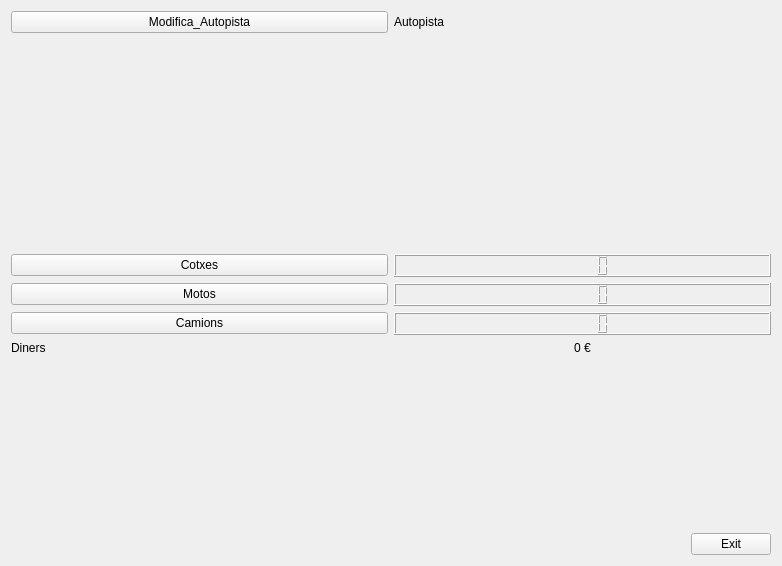
<?xml version="1.0" encoding="UTF-8"?>
<ui version="4.0">
 <class>MyForm</class>
 <widget class="QWidget" name="MyForm">
  <property name="geometry">
   <rect>
    <x>0</x>
    <y>0</y>
    <width>782</width>
    <height>566</height>
   </rect>
  </property>
  <property name="windowTitle">
   <string>MyForm</string>
  </property>
  <layout class="QVBoxLayout" name="verticalLayout_3">
   <item>
    <layout class="QHBoxLayout" name="horizontalLayout_4">
     <item>
      <widget class="QPushButton" name="pushButton_4">
       <property name="text">
        <string>Modifica_Autopista</string>
       </property>
      </widget>
     </item>
     <item>
      <widget class="myLabel" name="label">
       <property name="text">
        <string>Autopista</string>
       </property>
      </widget>
     </item>
    </layout>
   </item>
   <item>
    <spacer name="verticalSpacer">
     <property name="orientation">
      <enum>Qt::Vertical</enum>
     </property>
     <property name="sizeHint" stdset="0">
      <size>
       <width>20</width>
       <height>201</height>
      </size>
     </property>
    </spacer>
   </item>
   <item>
    <layout class="QVBoxLayout" name="verticalLayout">
     <item>
      <layout class="QHBoxLayout" name="horizontalLayout">
       <item>
        <widget class="QPushButton" name="pushButton_3">
         <property name="text">
          <string>Cotxes</string>
         </property>
        </widget>
       </item>
       <item>
        <widget class="QLCDNumber" name="lcdNumber"/>
       </item>
      </layout>
     </item>
     <item>
      <layout class="QHBoxLayout" name="horizontalLayout_2">
       <item>
        <widget class="QPushButton" name="pushButton">
         <property name="text">
          <string>Motos</string>
         </property>
        </widget>
       </item>
       <item>
        <widget class="QLCDNumber" name="lcdNumber_2"/>
       </item>
      </layout>
     </item>
     <item>
      <layout class="QHBoxLayout" name="horizontalLayout_3">
       <item>
        <widget class="QPushButton" name="pushButton_5">
         <property name="text">
          <string>Camions</string>
         </property>
        </widget>
       </item>
       <item>
        <widget class="QLCDNumber" name="lcdNumber_4"/>
       </item>
      </layout>
     </item>
    </layout>
   </item>
   <item>
    <layout class="QVBoxLayout" name="verticalLayout_2">
     <item>
      <layout class="QHBoxLayout" name="horizontalLayout_6">
       <item>
        <widget class="QLabel" name="label_3">
         <property name="text">
          <string>Diners</string>
         </property>
        </widget>
       </item>
       <item>
        <widget class="QLabel" name="label_2">
         <property name="text">
          <string>0 €</string>
         </property>
         <property name="alignment">
          <set>Qt::AlignCenter</set>
         </property>
        </widget>
       </item>
      </layout>
     </item>
     <item>
      <spacer name="verticalSpacer_2">
       <property name="orientation">
        <enum>Qt::Vertical</enum>
       </property>
       <property name="sizeHint" stdset="0">
        <size>
         <width>20</width>
         <height>40</height>
        </size>
       </property>
      </spacer>
     </item>
     <item>
      <layout class="QHBoxLayout" name="horizontalLayout_5">
       <item>
        <spacer name="horizontalSpacer">
         <property name="orientation">
          <enum>Qt::Horizontal</enum>
         </property>
         <property name="sizeHint" stdset="0">
          <size>
           <width>40</width>
           <height>20</height>
          </size>
         </property>
        </spacer>
       </item>
       <item>
        <widget class="QPushButton" name="pushButton_2">
         <property name="text">
          <string>Exit</string>
         </property>
        </widget>
       </item>
      </layout>
     </item>
    </layout>
   </item>
  </layout>
 </widget>
 <customwidgets>
  <customwidget>
   <class>myLabel</class>
   <extends>QLabel</extends>
   <header>myLabel.h</header>
   <slots>
    <signal>setCotxe(int)</signal>
    <signal>setMoto(int)</signal>
    <signal>setCamio(int)</signal>
    <signal>setDiners(QString)</signal>
    <slot>canvia_autopista()</slot>
    <slot>tracta_buto_cotxe()</slot>
    <slot>tracta_buto_moto()</slot>
    <slot>tracta_buto_camio()</slot>
   </slots>
  </customwidget>
 </customwidgets>
 <resources/>
 <connections>
  <connection>
   <sender>pushButton_2</sender>
   <signal>clicked()</signal>
   <receiver>MyForm</receiver>
   <slot>close()</slot>
   <hints>
    <hint type="sourcelabel">
     <x>741</x>
     <y>537</y>
    </hint>
    <hint type="destinationlabel">
     <x>736</x>
     <y>109</y>
    </hint>
   </hints>
  </connection>
  <connection>
   <sender>pushButton_4</sender>
   <signal>clicked()</signal>
   <receiver>label</receiver>
   <slot>canvia_autopista()</slot>
   <hints>
    <hint type="sourcelabel">
     <x>377</x>
     <y>28</y>
    </hint>
    <hint type="destinationlabel">
     <x>437</x>
     <y>28</y>
    </hint>
   </hints>
  </connection>
  <connection>
   <sender>pushButton_3</sender>
   <signal>clicked()</signal>
   <receiver>label</receiver>
   <slot>tracta_buto_cotxe()</slot>
   <hints>
    <hint type="sourcelabel">
     <x>295</x>
     <y>272</y>
    </hint>
    <hint type="destinationlabel">
     <x>480</x>
     <y>32</y>
    </hint>
   </hints>
  </connection>
  <connection>
   <sender>pushButton_5</sender>
   <signal>clicked()</signal>
   <receiver>label</receiver>
   <slot>tracta_buto_camio()</slot>
   <hints>
    <hint type="sourcelabel">
     <x>305</x>
     <y>340</y>
    </hint>
    <hint type="destinationlabel">
     <x>541</x>
     <y>29</y>
    </hint>
   </hints>
  </connection>
  <connection>
   <sender>label</sender>
   <signal>setCotxe(int)</signal>
   <receiver>lcdNumber</receiver>
   <slot>display(int)</slot>
   <hints>
    <hint type="sourcelabel">
     <x>572</x>
     <y>31</y>
    </hint>
    <hint type="destinationlabel">
     <x>568</x>
     <y>271</y>
    </hint>
   </hints>
  </connection>
  <connection>
   <sender>pushButton</sender>
   <signal>clicked()</signal>
   <receiver>label</receiver>
   <slot>tracta_buto_moto()</slot>
   <hints>
    <hint type="sourcelabel">
     <x>312</x>
     <y>299</y>
    </hint>
    <hint type="destinationlabel">
     <x>512</x>
     <y>28</y>
    </hint>
   </hints>
  </connection>
  <connection>
   <sender>label</sender>
   <signal>setMoto(int)</signal>
   <receiver>lcdNumber_2</receiver>
   <slot>display(int)</slot>
   <hints>
    <hint type="sourcelabel">
     <x>620</x>
     <y>31</y>
    </hint>
    <hint type="destinationlabel">
     <x>619</x>
     <y>299</y>
    </hint>
   </hints>
  </connection>
  <connection>
   <sender>label</sender>
   <signal>setCamio(int)</signal>
   <receiver>lcdNumber_4</receiver>
   <slot>display(int)</slot>
   <hints>
    <hint type="sourcelabel">
     <x>650</x>
     <y>31</y>
    </hint>
    <hint type="destinationlabel">
     <x>663</x>
     <y>331</y>
    </hint>
   </hints>
  </connection>
  <connection>
   <sender>label</sender>
   <signal>setDiners(QString)</signal>
   <receiver>label_2</receiver>
   <slot>setText(QString)</slot>
   <hints>
    <hint type="sourcelabel">
     <x>688</x>
     <y>30</y>
    </hint>
    <hint type="destinationlabel">
     <x>691</x>
     <y>369</y>
    </hint>
   </hints>
  </connection>
 </connections>
</ui>
